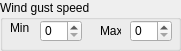
    <widget class="QGroupBox" name="dayGroupBox_8">
     <property name="geometry">
      <rect>
       <x>200</x>
       <y>290</y>
       <width>181</width>
       <height>51</height>
      </rect>
     </property>
     <property name="title">
      <string>Wind gust speed</string>
     </property>
     <widget class="QSpinBox" name="minWindgustSpinbox">
      <property name="geometry">
       <rect>
        <x>40</x>
        <y>20</y>
        <width>42</width>
        <height>22</height>
       </rect>
      </property>
      <property name="maximum">
       <number>2000</number>
      </property>
     </widget>
     <widget class="QLabel" name="minLabel_8">
      <property name="geometry">
       <rect>
        <x>10</x>
        <y>20</y>
        <width>21</width>
        <height>16</height>
       </rect>
      </property>
      <property name="text">
       <string>Min</string>
      </property>
     </widget>
     <widget class="QLabel" name="maxLabel_8">
      <property name="geometry">
       <rect>
        <x>100</x>
        <y>20</y>
        <width>21</width>
        <height>21</height>
       </rect>
      </property>
      <property name="text">
       <string>Max</string>
      </property>
     </widget>
     <widget class="QSpinBox" name="maxWindgustSpinbox">
      <property name="geometry">
       <rect>
        <x>130</x>
        <y>20</y>
        <width>42</width>
        <height>22</height>
       </rect>
      </property>
      <property name="maximum">
       <number>2000</number>
      </property>
     </widget>
    </widget>
